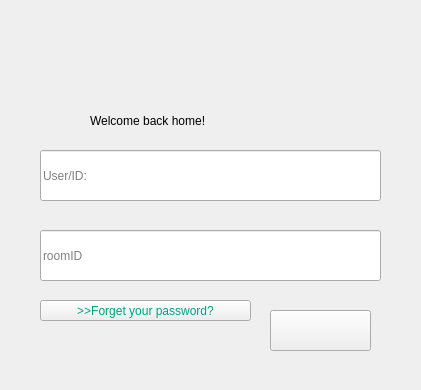
<?xml version="1.0" encoding="UTF-8"?>
<ui version="4.0">
 <class>Login</class>
 <widget class="QWidget" name="Login">
  <property name="geometry">
   <rect>
    <x>0</x>
    <y>0</y>
    <width>421</width>
    <height>390</height>
   </rect>
  </property>
  <property name="windowTitle">
   <string>Form</string>
  </property>
  <property name="styleSheet">
   <string notr="true">border-image: url(:/login/loginback.png);</string>
  </property>
  <widget class="QLabel" name="title">
   <property name="geometry">
    <rect>
     <x>90</x>
     <y>110</y>
     <width>251</width>
     <height>21</height>
    </rect>
   </property>
   <property name="styleSheet">
    <string notr="true">font: 775 15pt &quot;Lato&quot;;</string>
   </property>
   <property name="text">
    <string>Welcome back home!</string>
   </property>
  </widget>
  <widget class="QLineEdit" name="inputID">
   <property name="geometry">
    <rect>
     <x>40</x>
     <y>150</y>
     <width>341</width>
     <height>51</height>
    </rect>
   </property>
   <property name="styleSheet">
    <string notr="true">border-image: url(:/login/inputline.png);
font: 9pt &quot;Lato&quot;;</string>
   </property>
   <property name="inputMask">
    <string/>
   </property>
   <property name="text">
    <string/>
   </property>
   <property name="placeholderText">
    <string>User/ID:</string>
   </property>
  </widget>
  <widget class="QLineEdit" name="inputPWD">
   <property name="geometry">
    <rect>
     <x>40</x>
     <y>230</y>
     <width>341</width>
     <height>51</height>
    </rect>
   </property>
   <property name="styleSheet">
    <string notr="true">border-image: url(:/login/inputline.png);
font: 9pt &quot;Lato&quot;;</string>
   </property>
   <property name="inputMask">
    <string/>
   </property>
   <property name="text">
    <string/>
   </property>
   <property name="echoMode">
    <enum>QLineEdit::Normal</enum>
   </property>
   <property name="placeholderText">
    <string>roomID</string>
   </property>
  </widget>
  <widget class="QPushButton" name="button">
   <property name="geometry">
    <rect>
     <x>270</x>
     <y>310</y>
     <width>101</width>
     <height>41</height>
    </rect>
   </property>
   <property name="cursor">
    <cursorShape>PointingHandCursor</cursorShape>
   </property>
   <property name="styleSheet">
    <string notr="true">border-image: url(:/login/button.png);</string>
   </property>
   <property name="text">
    <string/>
   </property>
  </widget>
  <widget class="QPushButton" name="forget">
   <property name="geometry">
    <rect>
     <x>40</x>
     <y>300</y>
     <width>211</width>
     <height>21</height>
    </rect>
   </property>
   <property name="cursor">
    <cursorShape>PointingHandCursor</cursorShape>
   </property>
   <property name="styleSheet">
    <string notr="true">font: 775 11pt &quot;Lato&quot;;
color: rgb(0, 161, 133);</string>
   </property>
   <property name="text">
    <string>&gt;&gt;Forget your password?</string>
   </property>
  </widget>
  <widget class="QLabel" name="label">
   <property name="geometry">
    <rect>
     <x>40</x>
     <y>10</y>
     <width>331</width>
     <height>81</height>
    </rect>
   </property>
   <property name="styleSheet">
    <string notr="true">border-image: url(:/holiday.png);</string>
   </property>
   <property name="text">
    <string/>
   </property>
  </widget>
  <widget class="QLabel" name="waitlabel1">
   <property name="geometry">
    <rect>
     <x>160</x>
     <y>160</y>
     <width>91</width>
     <height>91</height>
    </rect>
   </property>
   <property name="text">
    <string/>
   </property>
  </widget>
 </widget>
 <resources/>
 <connections/>
</ui>
